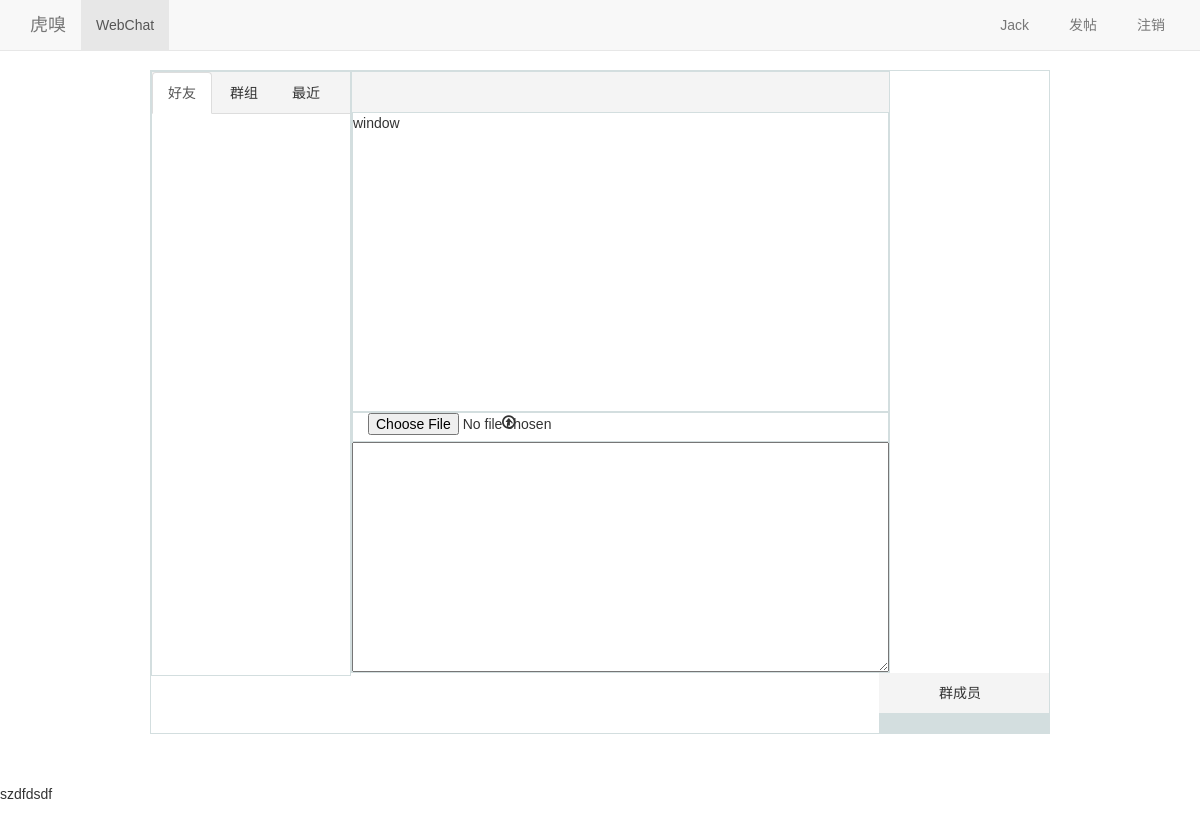
The page /chat/ (signed in) on the database as committed earlier.
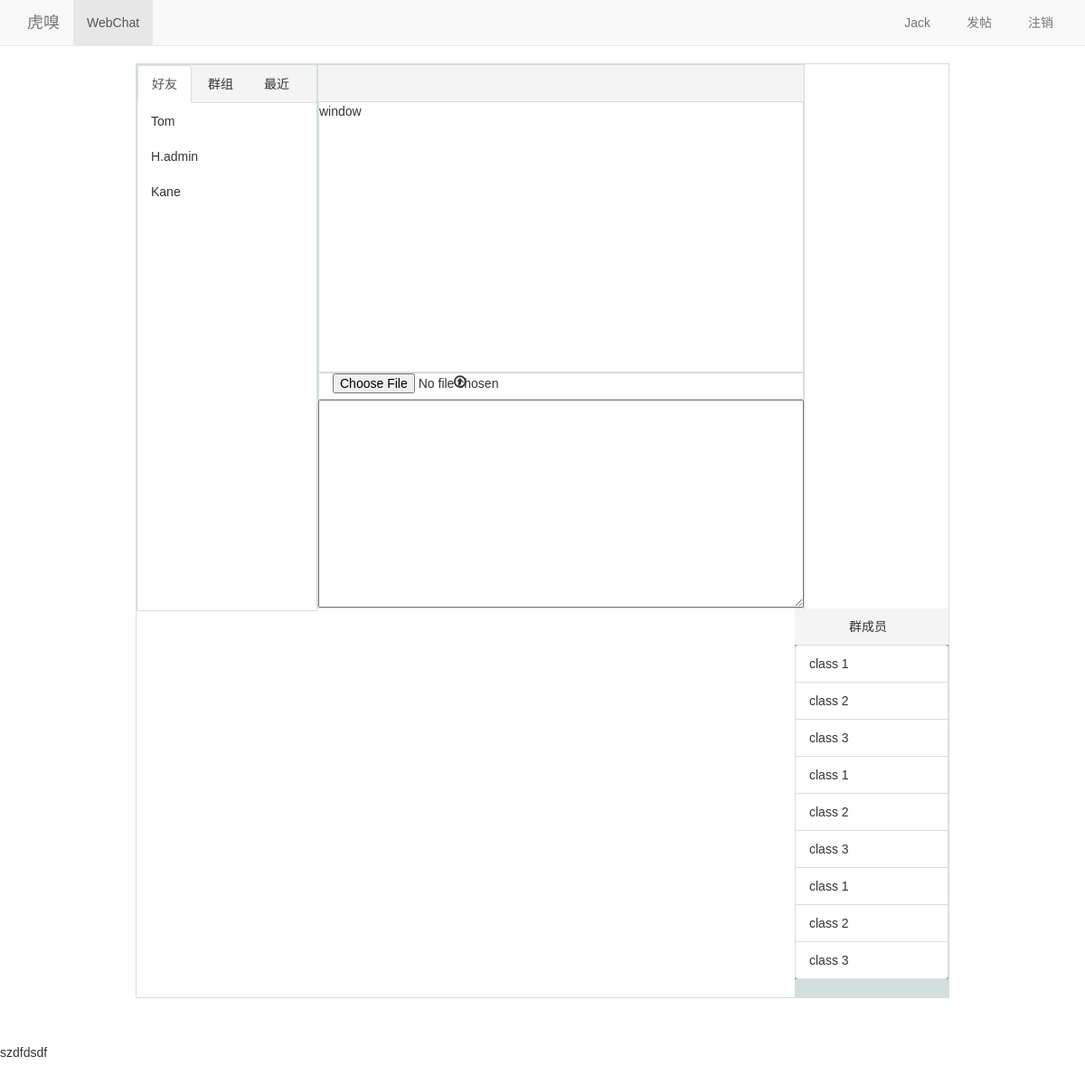
The same page on the database as committed later.
### bbs/models.py (models this page shows, shortened)
class UserProfile(models.Model):
    user = models.OneToOneField(User)
    name =models.CharField(max_length=32)
    signature= models.CharField(max_length=255,blank=True,null=True)
    head_img = models.ImageField(height_field=150,width_field=150,blank=True,null=True)
    friends = models.ManyToManyField('self',related_name='my_friends',blank=True)

### webchat/models.py (models this page shows, shortened)
class WebGroup(models.Model):
    name = models.CharField(max_length=64)
    brief = models.CharField(max_length=255,blank=True,null=True)
    owner = models.ForeignKey(UserProfile)
    admins = models.ManyToManyField(UserProfile,blank=True,related_name='group_admins')
    members = models.ManyToManyField(UserProfile,blank=True,related_name='group_members')
    max_members = models.IntegerField(default=200)
    friends = models.ManyToManyField('self',related_name='my_friends',blank=True)

### webchat/views.py (the view)
@login_required
def dashboard(request):
    return render(request,'webchat/dashboard.html')

### templates/webchat/dashboard.html (shortened to what this page needs)
{% extends 'base.html' %}
{% block page-container %}
    <div class="chat-container">
        <div class="left-contact-panel">
            <div>
                <ul class="nav nav-tabs" role="tablist">
                    <li role="presentation" class="active">
                        <a href="#contact-tab" role="tab" data-toggle="tab">好友</a>
                    </li>
                    <li role="presentation">
                        <a href="#group-tab" role="tab" data-toggle="tab">群组</a>
                    </li>
                    <li role="presentation">
                        <a href="#group-tab" role="tab" data-toggle="tab">最近</a>
                    </li>
                </ul>
                <div class="tab-content">
                    <div role="tabpanel" class="tab-pane active" id="contact-tab">
                        <ul class="list-group">
                            {% for friend in request.user.userprofile.friends.select_related %}
                                <li contact-type="single" contact-id="{{ friend.id }}" onclick="OpenChatWindow(this)"
                                    class="list-group-item">
                                    <span class="contact-name"> {{ friend.name }} </span>
                                </li>
                            {% endfor %}
                        </ul>
                    </div>
                </div>
            </div>
        </div>
        <div class="middle-chat-panel">
            <div class="chat-box-title" contact-type="" contact-id="">
            </div>
            <div class="chat-box-window">
                window
            </div>
            <div class="chat-box-emoj">
                <div class="col-md-3">
                    <input id="file_upload" type="file">
                </div>
                <div class="col-md-2">
                    <span class="glyphicon glyphicon-upload" onclick="FileUpload()"></span>
                </div>
            </div>
            <div class="chat-box-msg-box">
                <textarea id="msg"></textarea>
            </div>
        </div>
        <div class="right-chat-panel">
            <div class="chat-box-right-title ">
                群成员
            </div>
            <div class="chat-box-right-members ">
                <ul class="list-group">
                    {% for group  in request.user.userprofile.group_members.select_related %}
                        {% for members  in request.user.userprofile.group_members.select_related %}
                            <li contact-type="group" contact-id="{{ members.id }}" onclick="OpenChatWindow(this)"
                                class="list-group-item">
                                <span class="contact-name"> {{ members.name }} </span>
                            </li>
                        {% endfor %}
                    {% endfor %}
                </ul>
            </div>
        </div>
    </div>
{% endblock %}

Rows that differ between the two databases and show on the page:
now on this page (row unchanged): UserProfile: name "Tom"
now on this page (row unchanged): UserProfile: name "H.admin"
added UserProfile: name "Kane"
added WebGroup: name "class 1"
added WebGroup: name "class 2"
added WebGroup: name "class 3"
